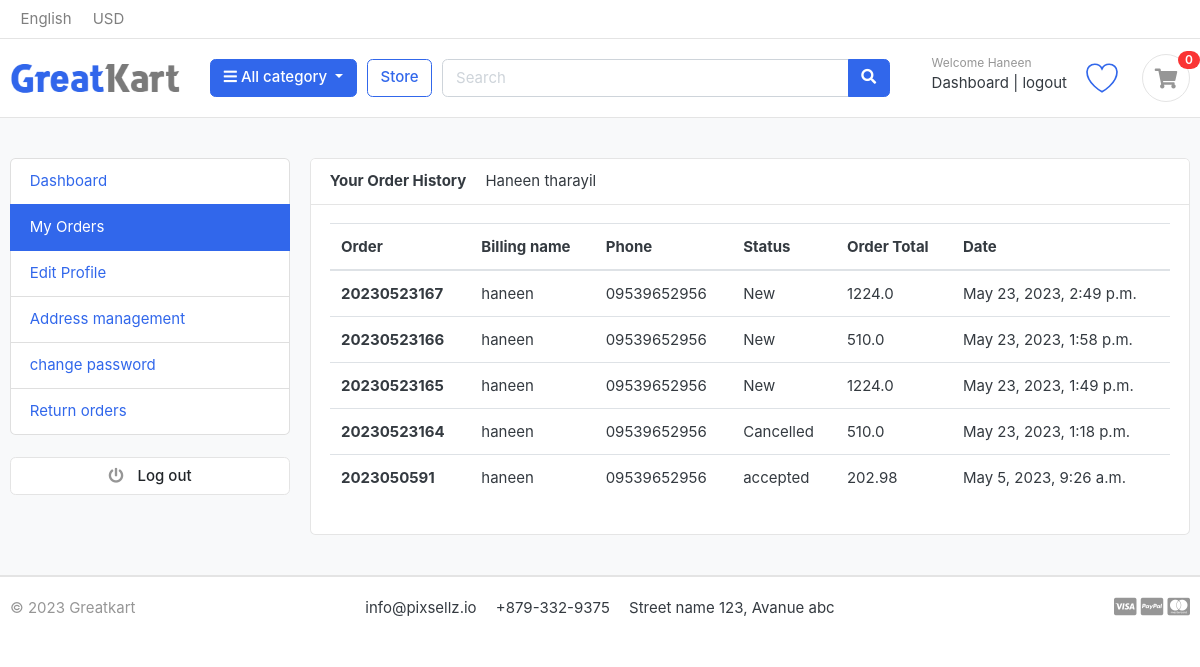
/accounts/my_orders/ (signed in), run on an earlier commit of the app's database.
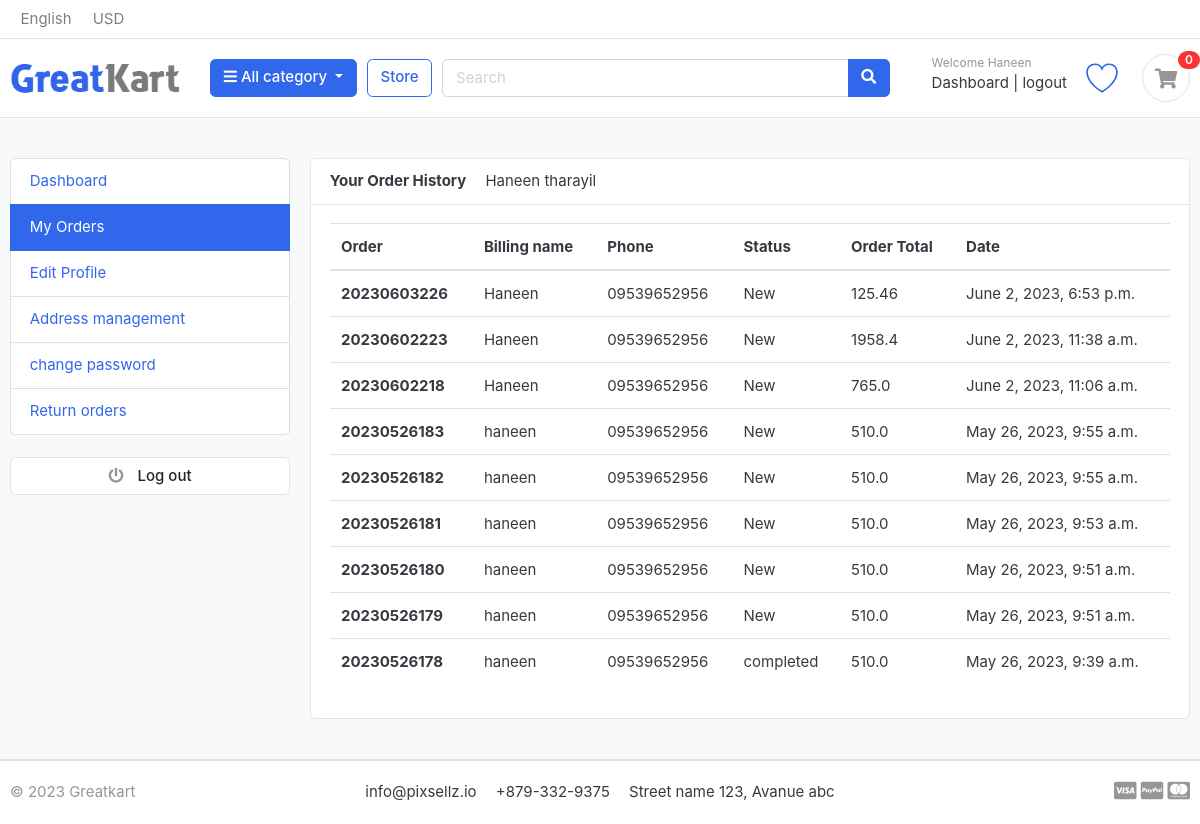
And on a later commit of the database.
### accounts/models.py (models this page shows, shortened)
class Account(AbstractBaseUser):
    first_name      = models.CharField(max_length=50)
    last_name       = models.CharField(max_length=50)
    username        = models.CharField(max_length=50, unique=True)
    email           = models.EmailField(max_length=100,unique=True)
    phone    = models.CharField(max_length=50)
    date_joined     = models.DateTimeField(auto_now_add=True)
    last_login      = models.DateTimeField(auto_now_add=True)
    is_admin        = models.BooleanField(default=False)
    is_staff        = models.BooleanField(default=False)
    is_active        = models.BooleanField(default=False)
    is_superadmin = models.BooleanField(default=False)
    USERNAME_FIELD = 'email'
    REQUIRED_FIELDS = ['username', 'first_name', 'last_name']
    objects = MyAccountManager()
    def full_name(self):
        return f'{self.first_name} {self.last_name}'

### orders/models.py (models this page shows, shortened)
class Order(models.Model):
    STATUS = (
        ('New', 'New'),
        ('Accepted', 'Accepted'),
        ('Completed', 'Completed'),
        ('Cancelled', 'Cancelled'),
    )
    user = models.ForeignKey(Account, on_delete=models.SET_NULL, null=True)
    payment = models.ForeignKey(Payment, on_delete=models.SET_NULL, blank=True, null=True)
    order_number = models.CharField(max_length=20)
    first_name = models.CharField(max_length=50)
    last_name = models.CharField(max_length=50)
    phone = models.CharField(max_length=15)
    email = models.EmailField(max_length=50)
    Type = models.CharField(max_length=50)
    address = models.CharField(max_length=50, blank=True)
    country = models.CharField(max_length=50)
    state = models.CharField(max_length=50)
    city = models.CharField(max_length=50)
    order_note = models.CharField(max_length=100, blank=True)
    order_total = models.FloatField()
    tax = models.FloatField()
    status = models.CharField(max_length=10, choices=STATUS, default='New')
    ip = models.CharField(blank=True, max_length=20)
    is_ordered = models.BooleanField(default=False)
    created_at = models.DateTimeField(auto_now_add=True)
    updated_at = models.DateTimeField(auto_now=True)
    coupon = models.ForeignKey(Coupon, null=True, blank=True, on_delete=models.SET_NULL)

### accounts/views.py (the view)
# urls.py: path('my_orders/', views.my_orders, name='my_orders'),
def my_orders(request):
    orders = Order.objects.filter(user=request.user, is_ordered=True).order_by('-created_at')
    context = {
        'orders': orders,
    }
    return render(request, 'accounts/my_orders.html', context)

### carts/context_processors.py (called while the page is built)
def counter(request):
    cart_count=0
    if 'admin' in request.path:
        return {}
    else:
        try:
            cart=Cart.objects.filter(cart_id=_cart_id(request))
            cart_items=CartItem.objects.all().filter(cart=cart[:1])
            for cart_item in cart_items:
                cart_count += cart_item.quantity
        except Cart.DoesNotExist:
            cart_count=0
    return dict(cart_count=cart_count)

### carts/views.py (called while the page is built)
def _cart_id(request):
    cart = request.session.session_key
    if not cart:
        cart = request.session.create()
    return cart

### category/context_processor.py (called while the page is built)
def menu_links(request):
    links = category.objects.all()
    return dict(links=links)

### category/models.py (called while the page is built)
    def get_url(self):
        return reverse('products_by_category', args=[self.slug])

### templates/accounts/my_orders.html (shortened to what this page needs)
{% extends 'base.html' %}
{% block content %}
<section class="section-conten padding-y bg">
<div class="container">
	<div class="row">
	{% include 'includes/dashboard_sidebar.html' %}
	<main class="col-md-9">
		<article class="card">
		<header class="card-header">
			<strong class="d-inline-block mr-3">Your Order History</strong>
			<span>{{user.full_name}}</span>
		</header>
		<div class="card-body">
			<div class="row">
			<div class="col-md-12">
				<table class="table table-hover">
                    <thead>
                      <tr>
                        <th scope="col">Order</th>
                        <th scope="col">Billing name</th>
                        <th scope="col">Phone</th>
                        <th scope="col">Status</th>
                        <th scope="col">Order Total</th>
                        <th scope="col">Date</th>
                      </tr>
                    </thead>
                    <tbody>
                        {%for order in orders%}
                        <tr>
                        <th scope="row">{{order.order_number}}</th>
                        <td>{{order.first_name}}</td>
                        <td>{{order.phone}}</td>
                        <td>{{order.status}}</td>
                        <td>{{order.order_total}}</td>
                        <td>{{order.created_at}}</td>
                    </tr>
                    {%endfor%}
                    </tbody>
                  </table>
			</div>
			</div>
		</div>
		</article>
	</main>
</div>
</div>
</section>
{% endblock %}

### templates/base.html (shortened to what this page needs)
{%load static%}
<!DOCTYPE HTML>
<html lang="en">
<head>
<link href="{% static 'css/bootstrap.css'%}" rel="stylesheet" type="text/css"/>
<link href="{%static 'fonts/fontawesome/css/all.min.css'%}" type="text/css" rel="stylesheet">
<link href="{% static 'css/ui.css'%}"  rel="stylesheet" type="text/css"/>
<link href="{%static 'css/responsive.css'%}" rel="stylesheet" media="only screen and (max-width: 1200px)" />
</head>
<body>
</head>
<body>
{%include 'includes/navbar.html'%}
{% block content %}
{%endblock %}
{%include 'includes/footer.html'%}

### templates/includes/navbar.html (shortened to what this page needs)
{%load static%}
<header class="section-header">
    <nav class="navbar p-md-0 navbar-expand-sm navbar-light border-bottom">
    <div class="container">
      <div class="collapse navbar-collapse" id="navbarTop4">
        <ul class="navbar-nav mr-auto">
            <li class="nav-item dropdown">
                 <a href="#" class="nav-link">   English </a>
            </li>
            <li class="nav-item dropdown">
                <a href="#" class="nav-link"> USD </a>
            </li>
        </ul>
      </div>
    </div>
    </nav>
    <section class="header-main border-bottom">
        <div class="container">
    <div class="row align-items-center">
        <div class="col-lg-2 col-md-3 col-6">
            <a href="{%url 'home' %}" class="brand-wrap">
                <img class="logo" src="{%static './images/logo.png'%}">
            </a>
        </div>
        <div class="col-lg col-sm col-md col-6 flex-grow-0">
            <div class="category-wrap dropdown d-inline-block float-right">
                <button type="button" class="btn btn-primary dropdown-toggle" data-toggle="dropdown">
                    <i class="fa fa-bars"></i> All category
                </button>
            </div>
        </div>
        <a href="{%url 'store' %}" class="btn btn-outline-primary">Store</a>
        <div class="col-lg  col-md-6 col-sm-12 col">
            <form action="#" class="search">
                <div class="input-group w-100">
                    <input type="text" class="form-control" style="width:60%;" placeholder="Search">
                    <div class="input-group-append">
                      <button class="btn btn-primary" type="submit">
                        <i class="fa fa-search"></i>
                      </button>
                    </div>
                </div>
            </form>
        </div>
        <div class="col-lg-3 col-sm-6 col-8 order-2 order-lg-3">
                    <div class="d-flex justify-content-end mb-3 mb-lg-0">
                        {%if user.id is None%}
                        <div class="widget-header">
                            <small class="title text-muted">Welcome guest!</small>
                            <div>
                                <a href="{% url 'login' %}">Sign in</a> <span class="dark-transp"> | </span>
                                <a href="{% url 'register' %}"> Register</a>
                            </div>
                        </div>
                        {%else%}
                        <div class="widget-header">
                            <small class="title text-muted">Welcome {{user.first_name}}</small>
                            <div>
                                <a href="{% url 'dashboard' %}">Dashboard</a> <span class="dark-transp"> | </span>
                                <a href="{% url 'logout' %}"> logout</a>
                            </div>
                        </div>
                        {%endif%}
                        <a href="/wishlist/wishlistitem/" class="row ml-3" style="width: 40px;">
                        </a>
                        <a href="{% url 'cart' %}" class="widget-header pl-3 ml-3">
                            <div class="icon icon-sm rounded-circle border"><i class="fa fa-shopping-cart"></i></div>
                            <span class="badge badge-pill badge-danger notify">{{cart_count}}</span>
                        </a>
                    </div>
                </div>
    </div>
        </div>
    </section>
    </header>

### templates/includes/dashboard_sidebar.html
<aside class="col-md-3">
    <ul class="list-group">
        <a class="list-group-item {% if '/accounts/' == request.path %}active{% endif %}" href="{% url 'dashboard' %}"> Dashboard </a>
        <a class="list-group-item {% if '/my_orders/' in request.path %}active{% endif %}" href="{% url 'my_orders' %}"> My Orders </a>
        <a class="list-group-item {% if '/edit_profile/' in request.path %}active{% endif %}" href="/accounts/edit_profile/"> Edit Profile </a>
        <a class="list-group-item {% if '/address/' in request.path %}active{% endif %}" href="/accounts/addr/"> Address management </a>
        <a class="list-group-item {% if '/change_password/' in request.path %}active{% endif %}" href="/accounts/change_password/"> change password </a>
        <a class="list-group-item {% if '/returnItem/' in request.path %}active{% endif %}" href="/accounts/returnItem/"> Return orders</a>
    </ul>
    <br>
    <a class="btn btn-light btn-block" href="{% url 'logout'%}"> <i class="fa fa-power-off"></i> <span class="text">Log out</span> </a>
</aside>

### templates/includes/footer.html
{%load static%}
<footer class="section-footer border-top">
	<div class="container">
		<section class="footer-bottom border-top row">
			<div class="col-md-2">
				<p class="text-muted"> &copy 2023 Greatkart </p>
			</div>
			<div class="col-md-8 text-md-center">
				<span  class="px-2">info@pixsellz.io</span>
				<span  class="px-2">+879-332-9375</span>
				<span  class="px-2">Street name 123, Avanue abc</span>
			</div>
			<div class="col-md-2 text-md-right text-muted">
				<i class="fab fa-lg fa-cc-visa"></i>
				<i class="fab fa-lg fa-cc-paypal"></i>
				<i class="fab fa-lg fa-cc-mastercard"></i>
			</div>
		</section>
	</div>
</footer>

### static/css/ui.css (style rules this page uses)
html { font-family: "Inter", sans-serif; font-size: 15px; }
.icon-xs, .icon-sm, .icon-md, .icon-lg { display: inline-block; text-align: center; flex-shrink: 0; flex-grow: 0; }
.icon-sm { width: 48px; height: 48px; line-height: 48px !important; font-size: 20px; }
.padding-y { padding-top: 40px; padding-bottom: 40px; }
article:after, .form-group:after { display: block; clear: both; content: ""; }
.bg { background-color: #f8f9fa; }
p:last-child { margin-bottom: 0; }
.header-main { position: relative; padding-top: 1rem; padding-bottom: 1rem; }
.brand-wrap .logo, .navbar-brand .logo { margin-right: 7px; max-height: 42px; display: inline-block; }
.widget-header { display: inline-block; vertical-align: middle; position: relative; }
.widget-header a { color: #343a40; }
.widget-header i { color: #969696; }
.widget-header .title { display: block; }
.widget-header .notify { position: absolute; top: -3px; right: -10px; }
.footer-bottom { padding-top: 20px; padding-bottom: 20px; }
.btn-light { background-color: #fff; border-color: #e4e4e4; }
.btn-light i { color: #969696; }
.btn i + .text { margin-left: 10px; }
.notify { position: absolute; top: -4px; right: -10px; display: inline-block; padding: 0.25em 0.6em; font-size: 12px; line-height: 1; text-align: center; border-radius: 3rem; color: #fff; background-color: #fa3434; }

What changed in the data, as far as the page shows it:
removed Order: order_number "20230523167", first_name "haneen", phone "09539652956", status "New", order_total "1224.0", created_at "May 23, 2023, 2:49 p.m."
removed Order: order_number "20230523166", first_name "haneen", phone "09539652956", status "New", order_total "510.0", created_at "May 23, 2023, 1:58 p.m."
removed Order: order_number "20230523165", first_name "haneen", phone "09539652956", status "New", order_total "1224.0", created_at "May 23, 2023, 1:49 p.m."
removed Order: order_number "20230523164", first_name "haneen", phone "09539652956", status "Cancelled", order_total "510.0", created_at "May 23, 2023, 1:18 p.m."
removed Order: order_number "2023050591", first_name "haneen", phone "09539652956", status "accepted", order_total "202.98", created_at "May 5, 2023, 9:26 a.m."
added Order: order_number "20230603226", first_name "Haneen", phone "09539652956", status "New", order_total "125.46", created_at "June 2, 2023, 6:53 p.m."
added Order: order_number "20230602223", first_name "Haneen", phone "09539652956", status "New", order_total "1958.4", created_at "June 2, 2023, 11:38 a.m."
added Order: order_number "20230602218", first_name "Haneen", phone "09539652956", status "New", order_total "765.0", created_at "June 2, 2023, 11:06 a.m."
added Order: order_number "20230526183", first_name "haneen", phone "09539652956", status "New", order_total "510.0", created_at "May 26, 2023, 9:55 a.m."
added Order: order_number "20230526182", first_name "haneen", phone "09539652956", status "New", order_total "510.0", created_at "May 26, 2023, 9:55 a.m."
added Order: order_number "20230526181", first_name "haneen", phone "09539652956", status "New", order_total "510.0", created_at "May 26, 2023, 9:53 a.m."
added Order: order_number "20230526180", first_name "haneen", phone "09539652956", status "New", order_total "510.0", created_at "May 26, 2023, 9:51 a.m."
added Order: order_number "20230526179", first_name "haneen", phone "09539652956", status "New", order_total "510.0", created_at "May 26, 2023, 9:51 a.m."
added Order: order_number "20230526178", first_name "haneen", phone "09539652956", status "completed", order_total "510.0", created_at "May 26, 2023, 9:39 a.m."
